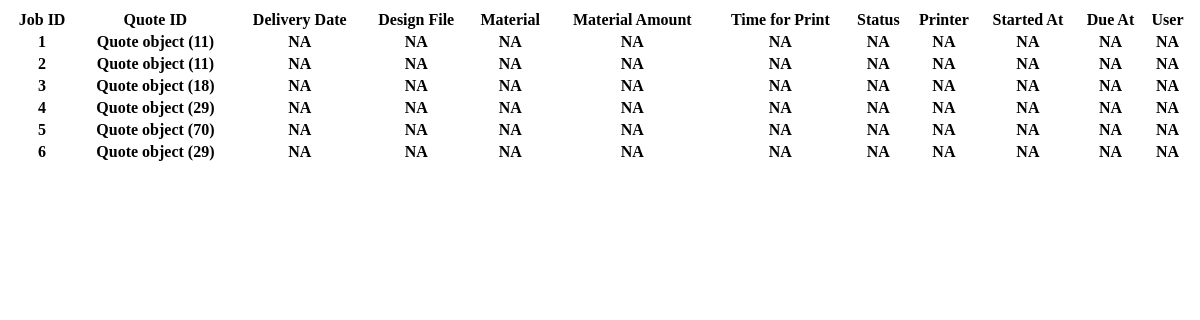
Before: /frigg/getJobs/ with the older database file.
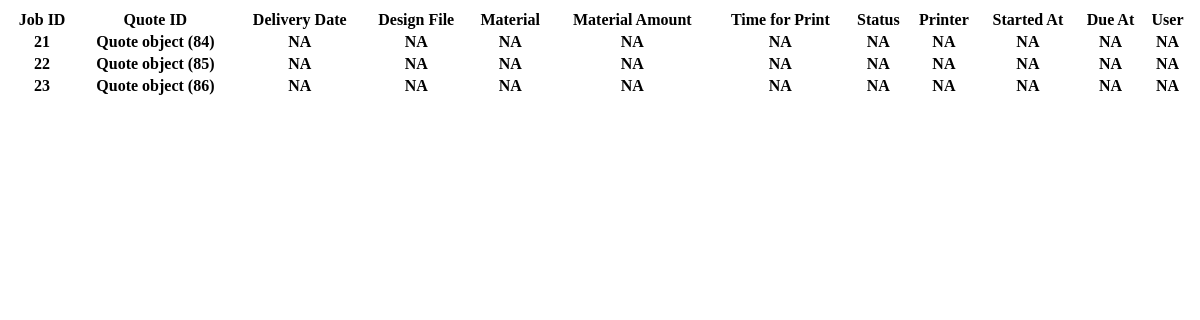
After: the same page with the newer database file.
### frigg/models.py (models this page shows)
class Job(models.Model):
    quote_id = models.ForeignKey(Quote, on_delete=models.PROTECT, null=True)
    date_time_code = models.DateTimeField(null=True)
    user_id = models.ForeignKey(User, on_delete=models.PROTECT, null=True)

class Quote(models.Model):
    client_id = models.ForeignKey(Client, on_delete=models.PROTECT, null=True)
    company = models.CharField(max_length=100, null=True)
    type_of_print = models.CharField(max_length=20, null=True)
    printer = models.ForeignKey(PrinterType, null=True, on_delete=models.PROTECT)
    material = models.CharField(max_length=100, null=True)
    time = models.IntegerField(null=True)
    amount_of_material = models.IntegerField(null=True)
    referral_person = models.CharField(max_length=100, null=True)
    date_time_code = models.DateField(null=True)
    user_id = models.ForeignKey(User, null=True, on_delete=models.PROTECT)
    cost = models.IntegerField(null=True)
    model_path = models.CharField(max_length=300, null=True)
    model_orientation_path = models.CharField(max_length=300, null=True)
    status = models.CharField(max_length=100, null=True)

### frigg/views.py (the view)
# urls.py: path('getJobs/', views.getJobs, name = 'get_job'),
def getJobs(request):
    job_list = Job.objects.all()
    context = {'job_list': job_list}
    return render(request, 'frigg/Job_List.html', context)

### frigg/templates/frigg/Job_List.html
{% if job_list %}
<table style="width:100%">
        <tr>
          <th>Job ID</th>
          <th>Quote ID</th>
          <th>Delivery Date</th>
          <th>Design File</th>
          <th>Material</th>
          <th>Material Amount</th>
          <th>Time for Print</th>
          <th>Status</th>
          <th>Printer</th>
          <th>Started At</th>
          <th>Due At</th>
          <th>User</th>
        </tr>
        {% for job in job_list %}
            <tr>
                <th>{{ job.id }}</th>
                <th>{{ job.quote_id }}</th>
                <th>NA</th>
                <th>NA</th>
                <th>NA</th>
                <th>NA</th>
                <th>NA</th>
                <th>NA</th>
                <th>NA</th>
                <th>NA</th>
                <th>NA</th>
                <th>NA</th>
            </tr>
        {% endfor %}
      </table>
{% else %}
    <p>No jobs are available.</p>
{% endif %}

Changed rows visible on the page:
removed Job: id "1", quote_id "Quote object (11)"
removed Job: id "2", quote_id "Quote object (11)"
removed Job: id "3", quote_id "Quote object (18)"
removed Job: id "4", quote_id "Quote object (29)"
removed Job: id "5", quote_id "Quote object (70)"
removed Job: id "6", quote_id "Quote object (29)"
added Job: id "21", quote_id "Quote object (84)"
added Job: id "22", quote_id "Quote object (85)"
added Job: id "23", quote_id "Quote object (86)"
